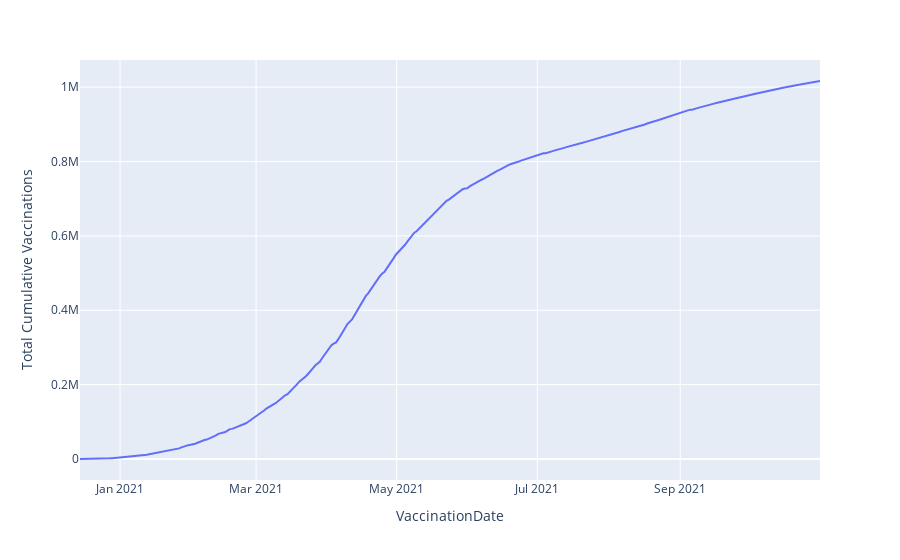

Notebook source saved alongside this figure:
### Code cell
import plotly.express as exp
exp.line(pg, x="VaccinationDate", y="Total Cumulative Vaccinations")

### Figure 1 — Plotly figure (JSON) as saved in the notebook; plotly's stock layout.template omitted (floating-point values rounded to 4 significant figures; data arrays with more than 128 entries replaced by an {"elided": "..."} marker saying what was removed)
{"data": [{"hovertemplate": "VaccinationDate=%{x}<br>Total Cumulative Vaccinations=%{y}<extra></extra>", "legendgroup": "", "line": {"color": "#636efa", "dash": "solid"}, "marker": {"symbol": "circle"}, "mode": "lines", "name": "", "orientation": "v", "showlegend": false, "type": "scatter", "x": {"elided": "322 str values"}, "xaxis": "x", "y": {"elided": "322 int values"}, "yaxis": "y"}], "layout": {"legend": {"tracegroupgap": 0}, "margin": {"t": 60}, "xaxis": {"anchor": "y", "domain": [0, 1], "title": {"text": "VaccinationDate"}}, "yaxis": {"anchor": "x", "domain": [0, 1], "title": {"text": "Total Cumulative Vaccinations"}}}}
